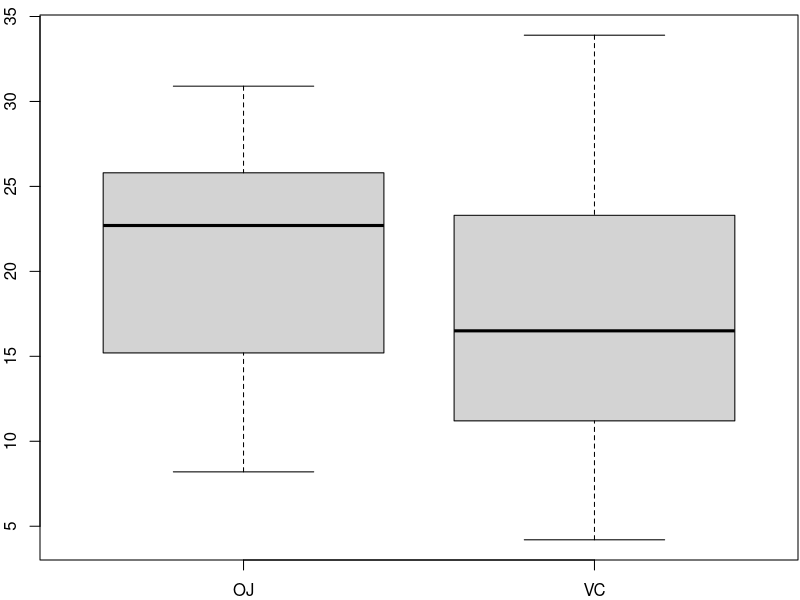
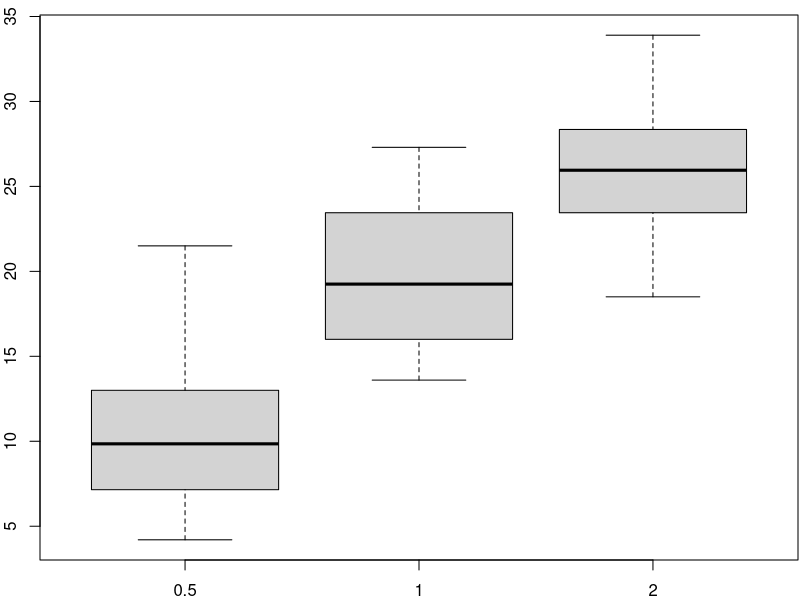

The R source for these figures, in order:
## ---- chunk 1
knitr::opts_chunk$set(echo = TRUE)
## ---- chunk 2
library(datasets)
#ToothGrowth is now available as a dataframe
## ---- chunk 3
library(knitr)
kable(table(ToothGrowth[,2:3]), align = "l")
## ---- chunk 4
par(mar=c(2, 2, .75, .1))
boxplot(len ~ supp, data = ToothGrowth)
## ---- chunk 5
OJ <-  ToothGrowth$len[ToothGrowth$supp=="OJ"]
VC <-  ToothGrowth$len[ToothGrowth$supp=="VC"]
t.test(OJ, VC, alternative = "two.sided", conf.level = .95)
## ---- chunk 6
par(mar=c(2, 2, .75, .1))
boxplot(len ~ dose, data = ToothGrowth)
dose0.5 <-  ToothGrowth$len[ToothGrowth$dose==0.5]
dose1 <-  ToothGrowth$len[ToothGrowth$dose==1]
dose2 <-  ToothGrowth$len[ToothGrowth$dose==2]
## ---- chunk 7
t.test(dose0.5, dose2, alternative = "two.sided", conf.level = .95)
